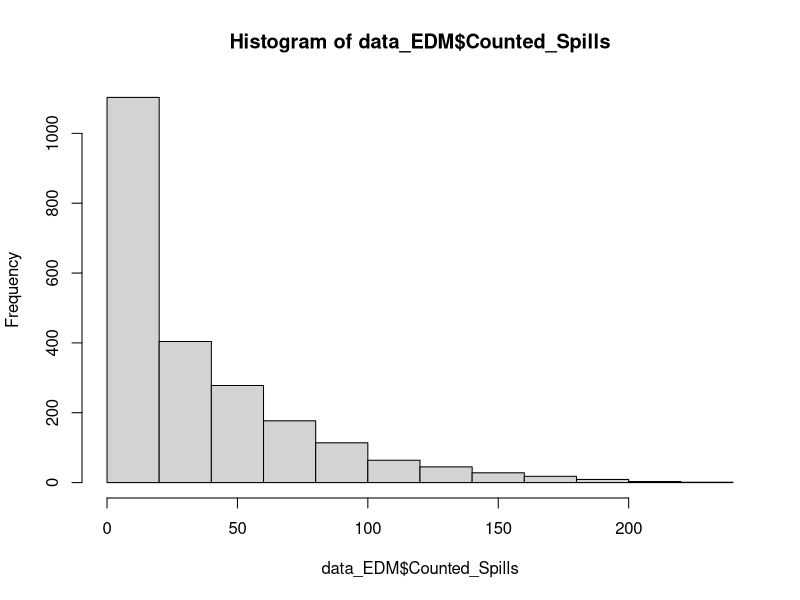

Here is the R script that generated this plot:
## ---- chunk 1
library(dplyr, quietly = TRUE)
library(tidyr, quietly = TRUE)
library(ggplot2, quietly = TRUE)

data_EDM <- read.csv("data/UU_EDM_2024_Storm_Overflow_4101.csv")

data_EDM$Total_Spills_Duration_hours <- data_EDM$Total_Spills_Duration_Secs / 3600
## ---- chunk 2
hist(data_EDM$Counted_Spills)
## ---- chunk 3
library(dplyr, quietly = TRUE)
library(tidyr, quietly = TRUE)
library(ggplot2, quietly = TRUE)

data_EDM <- read.csv("data/UU_EDM_2024_Storm_Overflow_4101.csv")

# Convert spill duration from seconds to hours
data_EDM$Total_Spills_Duration_hours <- data_EDM$Total_Spills_Duration_Secs / 3600

############## Filter data by site id - to separate out central Lancaster sites

# Create vector of unique IDs for discharge sites in central Lancaster
EDM_vec <- c("UUP00360", "UUP01608", "UUP01494", "UUP01211", "UUP00603", "UUP00604", "UUP00387", "UUP02160", "UUP01686")

# Filter list by site unique ID - only central Lancaster sites
data_EDM_LA <- data_EDM |>
  filter(Unique_ID %in% EDM_vec)

# Filter list by site unique ID - excluding central Lancaster sites
data_EDM_rest <- data_EDM |>
  filter(!(Unique_ID %in% EDM_vec))

############## Add location column and rejoin into one data frame

data_EDM_LA$location <- "Lancaster"
data_EDM_rest$location <- "Non-Lancaster"

data_EDM_all <- rbind(data_EDM_LA, data_EDM_rest)

## ---- chunk 4
# Calculate the medians by location
EDM_summary <- data_EDM_all |>
  group_by(location) |>
  summarise(median_counted_spills = median(Counted_Spills))
print(EDM_summary)
## ---- chunk 5
# Calculate the medians by location
EDM_summary <- data_EDM_all |>
  group_by(location) |>
  summarise(median_counted_spills = median(Counted_Spills, na.rm = TRUE),
            median_LTA_spill_count = median(Long_term_Average_Spill_Count, na.rm = TRUE),
            median_spills_dur_hrs = median(Total_Spills_Duration_hours, na.rm = TRUE),
            median_perc_time_operational = median(Percent_Time_Operational, na.rm = TRUE))
knitr::kable(EDM_summary)
## ---- chunk 6
library(dplyr, quietly = TRUE)
library(tidyr, quietly = TRUE)
library(ggplot2, quietly = TRUE)

data_EDM <- read.csv("data/UU_EDM_2024_Storm_Overflow_4101.csv")

# Convert spill duration from seconds to hours
data_EDM$Total_Spills_Duration_hours <- data_EDM$Total_Spills_Duration_Secs / 3600

############## Filter data by site id - to separate out central Lancaster sites

# Create vector of unique IDs for discharge sites in central Lancaster
EDM_vec <- c("UUP00360", "UUP01608", "UUP01494", "UUP01211", "UUP00603", "UUP00604", "UUP00387", "UUP02160", "UUP01686")

# Filter list by site unique ID - only central Lancaster sites
data_EDM_LA <- data_EDM |>
  filter(Unique_ID %in% EDM_vec)

# Filter list by site unique ID - excluding central Lancaster sites
data_EDM_rest <- data_EDM |>
  filter(!(Unique_ID %in% EDM_vec))

############## Add location column and rejoin into one data frame

data_EDM_LA$location <- "Lancaster"
data_EDM_rest$location <- "Non-Lancaster"

data_EDM_all <- rbind(data_EDM_LA, data_EDM_rest)

# Calculate the medians by location
EDM_summary <- data_EDM_all |>
  group_by(location) |>
  summarise(median_counted_spills = median(Counted_Spills, na.rm = TRUE),
            median_LTA_spill_count = median(Long_term_Average_Spill_Count, na.rm = TRUE),
            median_spills_dur_hrs = median(Total_Spills_Duration_hours, na.rm = TRUE),
            median_perc_time_operational = median(Percent_Time_Operational, na.rm = TRUE))
print(EDM_summary)
